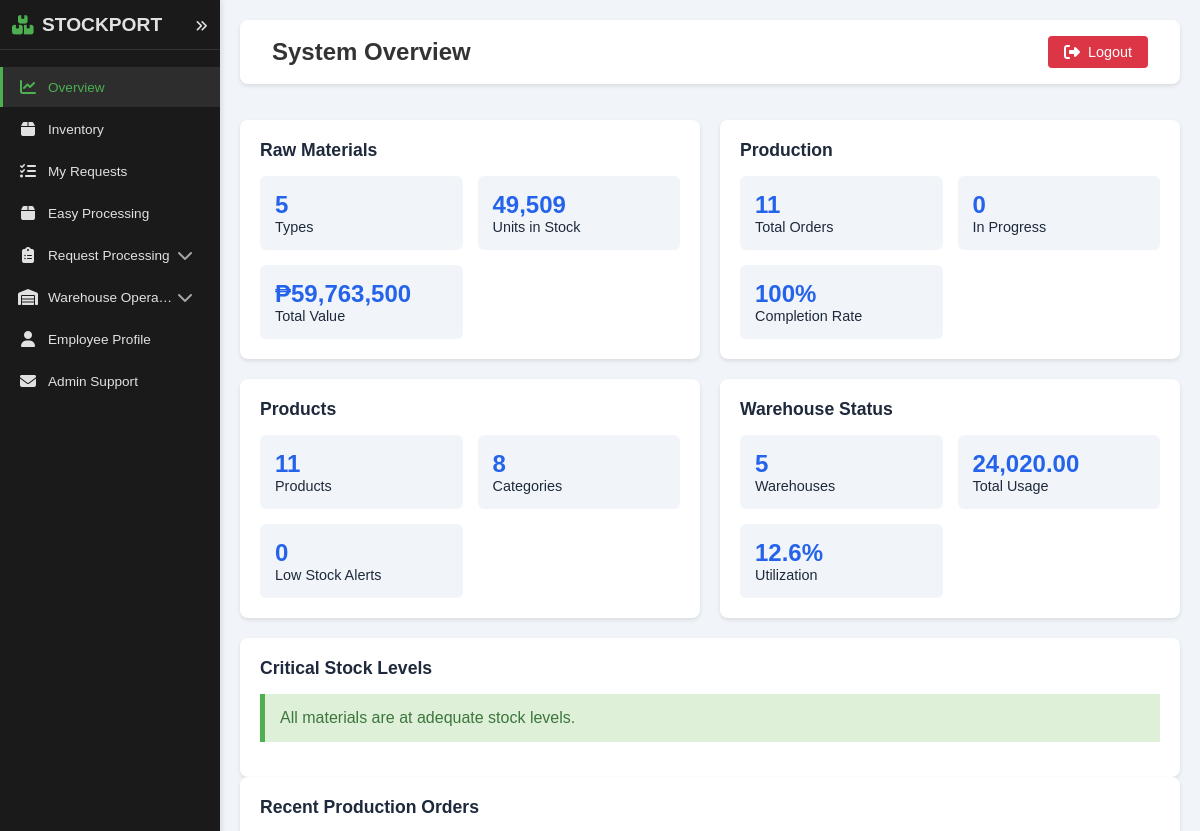
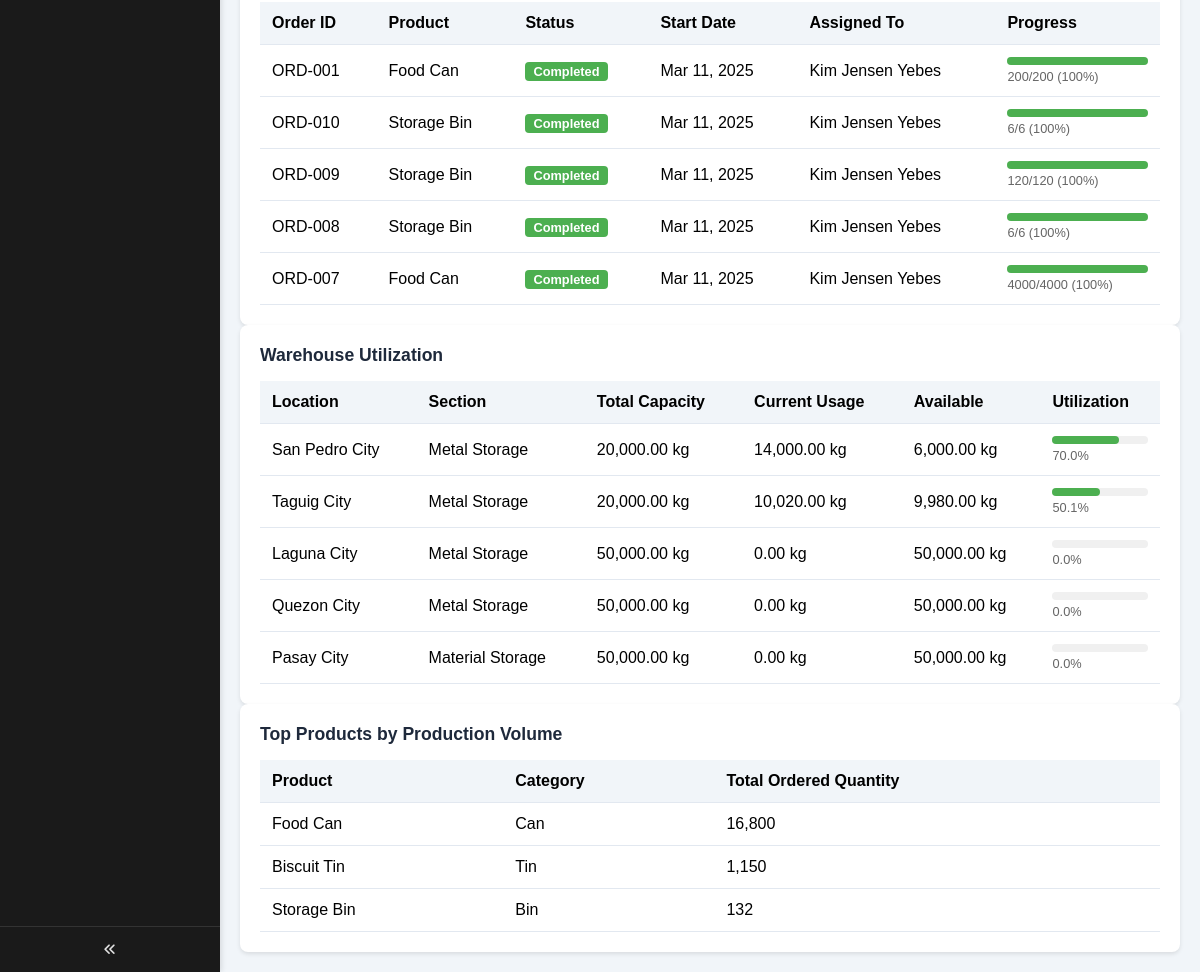
/employee/overview.php (signed in), run on the app's committed database (2 pictures, top to bottom).
### tables this page shows
CREATE TABLE `productionorders` (
  `OrderID` int(11) NOT NULL,
  `ProductID` int(11) NOT NULL,
  `EmployeeID` int(11) NOT NULL,
  `StartDate` datetime NOT NULL,
  `EndDate` datetime DEFAULT NULL,
  `Status` enum('Planned','In Progress','Completed','Cancelled') NOT NULL DEFAULT 'Planned',
  `QuantityOrdered` int(11) NOT NULL,
  `QuantityProduced` int(11) NOT NULL DEFAULT 0,
  `Delivery_Status` tinyint(1) NOT NULL,
  `warehouseID` int(11) DEFAULT NULL
);

CREATE TABLE `products` (
  `ProductID` int(11) NOT NULL,
  `ProductName` varchar(100) NOT NULL,
  `Category` varchar(45) DEFAULT NULL,
  `Weight` decimal(10,2) DEFAULT NULL,
  `ProductionCost` decimal(10,2) DEFAULT NULL,
  `SellingPrice` decimal(10,2) DEFAULT NULL,
  `LocationID` int(11) DEFAULT NULL,
  `MaterialID` int(11) DEFAULT NULL,
  `minimum_quantity` int(11) NOT NULL,
  `product_img` varchar(255) DEFAULT NULL,
  `weight_unit` varchar(32) NOT NULL
);

CREATE TABLE `employees` (
  `EmployeeID` int(11) NOT NULL,
  `FirstName` varchar(50) NOT NULL,
  `LastName` varchar(50) NOT NULL,
  `Role` varchar(45) NOT NULL,
  `Phone` varchar(20) DEFAULT NULL,
  `employeeEmail` varchar(100) DEFAULT NULL,
  `employeePassword` varchar(255) NOT NULL,
  `HireDate` date NOT NULL,
  `Status` varchar(32) NOT NULL
);

CREATE TABLE `products_warehouse` (
  `productLocationID` int(11) NOT NULL,
  `productWarehouse` varchar(45) NOT NULL,
  `Section` varchar(45) NOT NULL,
  `Capacity` int(11) NOT NULL,
  `warehouse_weight_unit` varchar(32) NOT NULL,
  `current_usage` decimal(10,2) DEFAULT 0.00,
  `remaining_capacity` decimal(10,2) GENERATED ALWAYS AS (`Capacity` - `current_usage`) STORED
);

### employee/overview.php (the view, shortened to what the rows shown need)
<?php
require_once 'session_check.php';
require_once '../layouts/employeeSidebar.php';
require_once '../layouts/employeeHeader.php';
$rawMaterialsQuery = "SELECT
    COUNT(*) as TotalMaterials,
    SUM(QuantityInStock) as TotalStock,
    SUM(QuantityInStock * UnitCost) as TotalValue,
    COUNT(CASE WHEN QuantityInStock < MinimumStock THEN 1 END) as LowStockCount
    FROM rawmaterials";
$rawMaterialsResult = $conn->query($rawMaterialsQuery);
$topProductsQuery = "SELECT
    p.ProductName,
    p.Category,
    SUM(po.QuantityOrdered) as TotalOrdered
    FROM productionorders po
    JOIN products p ON po.ProductID = p.ProductID
    GROUP BY p.ProductID
    ORDER BY TotalOrdered DESC
    LIMIT 5";
$topProductsResult = $conn->query($topProductsQuery);
$recentOrdersQuery = "SELECT
    po.OrderID,
    p.ProductName,
    po.Status,
    po.StartDate,
    po.EndDate,
    po.QuantityOrdered,
    po.QuantityProduced,
    e.FirstName,
    e.LastName
    FROM productionorders po
    JOIN products p ON po.ProductID = p.ProductID
    JOIN employees e ON po.EmployeeID = e.EmployeeID
    ORDER BY po.StartDate DESC
    LIMIT 5";
$recentOrdersResult = $conn->query($recentOrdersQuery);
$warehouseQuery = "SELECT
    pw.productWarehouse,
    pw.Section,
    pw.Capacity,
    pw.current_usage,
    pw.warehouse_weight_unit,
    GREATEST(0, pw.Capacity - pw.current_usage) as available_capacity,
    (pw.current_usage / pw.Capacity * 100) as usage_percentage
    FROM products_warehouse pw";
$warehouseResult = $conn->query($warehouseQuery);
?>
<!DOCTYPE html>
<html lang="en">
<head>
    <link rel="stylesheet" href="../assets/css/eminventory.css">
</head>
<body>
    <div class="main-content">
                    <?php
                    if ($warehouseResult && $warehouseResult->num_rows > 0) {
                        $warehouseResult->data_seek(0);
                    }
                    ?>
        <div class="card">
            <?php if ($recentOrdersResult && $recentOrdersResult->num_rows > 0): ?>
                <table class="table">
                    <thead>
                        <tr>
                            <th>Order ID</th>
                            <th>Product</th>
                            <th>Status</th>
                            <th>Start Date</th>
                            <th>Assigned To</th>
                            <th>Progress</th>
                        </tr>
                    </thead>
                    <tbody>
                        <?php while ($row = $recentOrdersResult->fetch_assoc()): ?>
                            <tr>
                                <td>ORD-<?php echo sprintf('%03d', $row['OrderID']); ?></td>
                                <td><?php echo htmlspecialchars($row['ProductName']); ?></td>
                                <td>
                                    <?php
                                        $statusClass = '';
                                        switch ($row['Status']) {
                                            case 'Completed':
                                                $statusClass = 'completed';
                                                break;
                                        }
                                    ?>
                                    <span class="status-badge <?php echo $statusClass; ?>">
                                        <?php echo $row['Status']; ?>
                                    </span>
                                </td>
                                <td><?php echo date('M d, Y', strtotime($row['StartDate'])); ?></td>
                                <td><?php echo htmlspecialchars($row['FirstName'] . ' ' . $row['LastName']); ?></td>
                                <td>
                                    <?php
                                        $progressPercent = 0;
                                        if ($row['QuantityOrdered'] > 0) {
                                            $progressPercent = round(($row['QuantityProduced'] / $row['QuantityOrdered']) * 100);
                                        }
                                    ?>
                                    <div class="progress-bar">
                                        <div class="progress" style="width: <?php echo $progressPercent; ?>%"></div>
                                    </div>
                                    <div class="progress-text">
                                        <?php echo $row['QuantityProduced'] . '/' . $row['QuantityOrdered']; ?>
                                        (<?php echo $progressPercent; ?>%)
                                    </div>
                                </td>
                            </tr>
                        <?php endwhile; ?>
                    </tbody>
                </table>
            <?php else: ?>
                <div class="alert">
                    No recent production orders found.
                </div>
            <?php endif; ?>
        </div>
        <div class="card">
            <?php if ($warehouseResult && $warehouseResult->num_rows > 0): ?>
                <table class="table">
                    <thead>
                        <tr>
                            <th>Location</th>
                            <th>Section</th>
                            <th>Total Capacity</th>
                            <th>Current Usage</th>
                            <th>Available</th>
                            <th>Utilization</th>
                        </tr>
                    </thead>
                    <tbody>
                        <?php while ($row = $warehouseResult->fetch_assoc()): ?>
                            <?php
                                $utilizationPercent = $row['usage_percentage'];
                                $utilizationClass = '';
                                if ($utilizationPercent >= 90) {
                                    $utilizationClass = 'critical';
                                } elseif ($utilizationPercent >= 75) {
                                    $utilizationClass = 'warning';
                                } else {
                                    $utilizationClass = 'normal';
                                }
                            ?>
                            <tr>
                                <td><?php echo htmlspecialchars($row['productWarehouse']); ?></td>
                                <td><?php echo htmlspecialchars($row['Section']); ?></td>
                                <td><?php echo number_format($row['Capacity'], 2) . ' ' . $row['warehouse_weight_unit']; ?></td>
                                <td><?php echo number_format($row['current_usage'], 2) . ' ' . $row['warehouse_weight_unit']; ?></td>
                                <td><?php echo number_format($row['available_capacity'], 2) . ' ' . $row['warehouse_weight_unit']; ?></td>
                                <td>
                                    <div class="progress-bar">
                                        <div class="progress <?php echo $utilizationClass; ?>"
                                             style="width: <?php echo min(100, max(0, $utilizationPercent)); ?>%"></div>
                                    </div>
                                    <div class="progress-text">
                                        <?php echo number_format($utilizationPercent, 1); ?>%
                                    </div>
                                </td>
                            </tr>
                        <?php endwhile; ?>
                    </tbody>
                </table>
            <?php else: ?>
                <div class="alert">
                    No warehouse information available.
                </div>
            <?php endif; ?>
        </div>
        <div class="card">
            <?php if ($topProductsResult && $topProductsResult->num_rows > 0): ?>
                <table class="table">
                    <thead>
                        <tr>
                            <th>Product</th>
                            <th>Category</th>
                            <th>Total Ordered Quantity</th>
                        </tr>
                    </thead>
                </table>
            <?php else: ?>
                <div class="alert">
                    No production data available.
                </div>
            <?php endif; ?>
        </div>
    </div>
</body>
</html>

### data on the page
productionorders: OrderID "001", ProductID.ProductName "Food Can", Status "Completed", StartDate "Mar 11, 2025", EmployeeID.LastName "Kim Jensen Yebes", QuantityProduced "200", QuantityOrdered "200", progressPercent "100"
productionorders: OrderID "010", ProductID.ProductName "Storage Bin", Status "Completed", StartDate "Mar 11, 2025", EmployeeID.LastName "Kim Jensen Yebes", QuantityProduced "6", QuantityOrdered "6", progressPercent "100"
productionorders: OrderID "009", ProductID.ProductName "Storage Bin", Status "Completed", StartDate "Mar 11, 2025", EmployeeID.LastName "Kim Jensen Yebes", QuantityProduced "120", QuantityOrdered "120", progressPercent "100"
productionorders: OrderID "008", ProductID.ProductName "Storage Bin", Status "Completed", StartDate "Mar 11, 2025", EmployeeID.LastName "Kim Jensen Yebes", QuantityProduced "6", QuantityOrdered "6", progressPercent "100"
productionorders: OrderID "007", ProductID.ProductName "Food Can", Status "Completed", StartDate "Mar 11, 2025", EmployeeID.LastName "Kim Jensen Yebes", QuantityProduced "4000", QuantityOrdered "4000", progressPercent "100"
products_warehouse: productWarehouse "San Pedro City", Section "Metal Storage", Capacity "20,000.00", warehouse_weight_unit "kg", current_usage "14,000.00", available_capacity "6,000.00", min(100, max(0, $utilizationPercent)) 70.000000 (drawn), utilizationPercent "70.0"
products_warehouse: productWarehouse "Taguig City", Section "Metal Storage", Capacity "20,000.00", warehouse_weight_unit "kg", current_usage "10,020.00", available_capacity "9,980.00", min(100, max(0, $utilizationPercent)) 50.100000 (drawn), utilizationPercent "50.1"
products_warehouse: productWarehouse "Laguna City", Section "Metal Storage", Capacity "50,000.00", warehouse_weight_unit "kg", current_usage "0.00", available_capacity "50,000.00", utilizationPercent "0.0"
products_warehouse: productWarehouse "Quezon City", Section "Metal Storage", Capacity "50,000.00", warehouse_weight_unit "kg", current_usage "0.00", available_capacity "50,000.00", utilizationPercent "0.0"
products_warehouse: productWarehouse "Pasay City", Section "Material Storage", Capacity "50,000.00", warehouse_weight_unit "kg", current_usage "0.00", available_capacity "50,000.00", utilizationPercent "0.0"

### other printed values
$pageTitle "System Overview"
$rawMaterialsData['TotalMaterials'] "5"
$rawMaterialsData['TotalStock'] "49,509"
$rawMaterialsData['TotalValue'] "59,763,500"
$productionData['TotalOrders'] "11"
$productionData['InProgressCount'] "0"
$productsData['TotalProducts'] "11"
$productsData['CategoryCount'] "8"
$rawMaterialsData['LowStockCount'] "0"
$totalWarehouses "5"
$totalUsage "24,020.00"
$overallUtilization "12.6"
$row['ProductName'] "Food Can"
$row['Category'] "Can"
$row['TotalOrdered'] "16,800"
